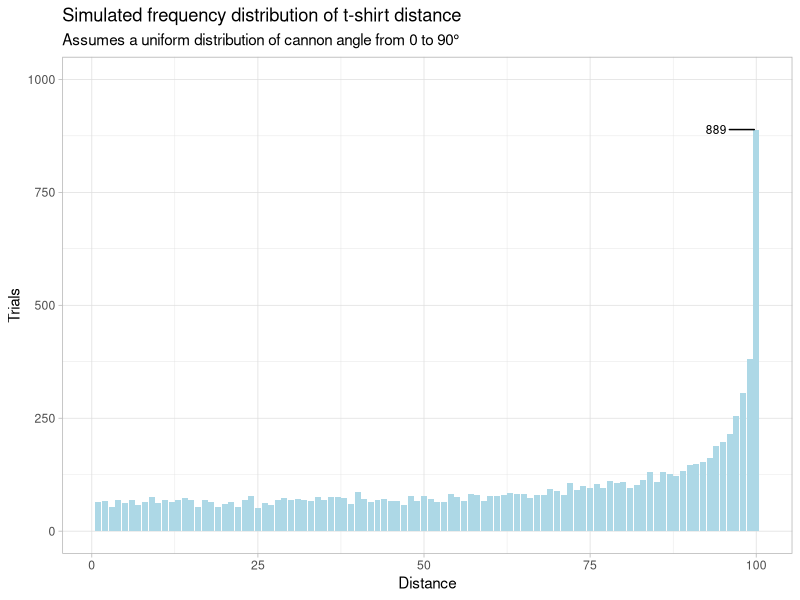
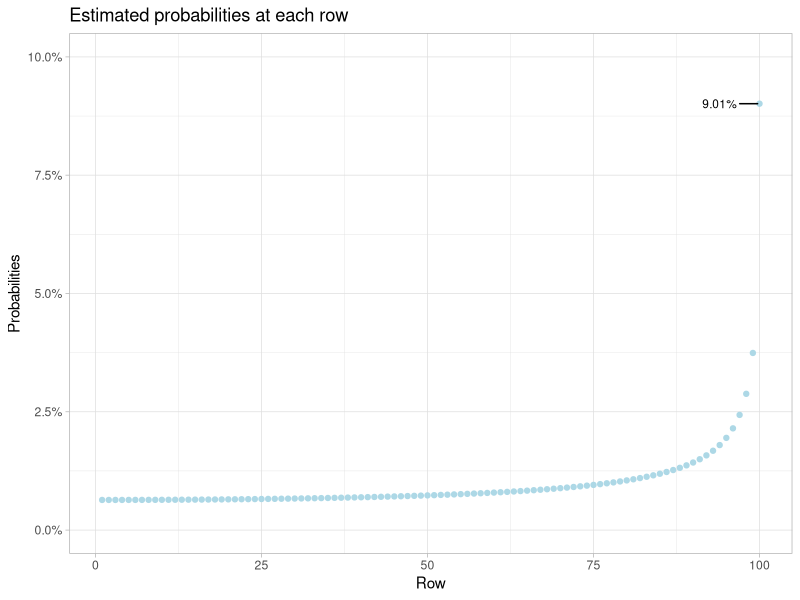
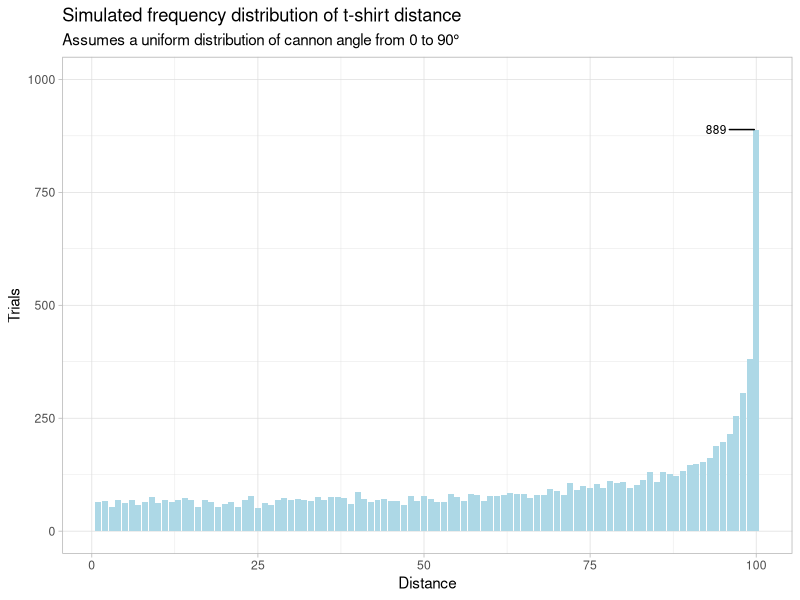

Reproduce these figures in R, in order.
## ---- chunk 1
library("tidyverse")
library("purrr")
library("patchwork")
library("ggrepel")
## ---- chunk 2
df <- tibble(theta = runif(n = 10000, min = 0, max = pi / 2)) %>%
  mutate(distance = 100 * sin(2 * theta)) 
df_summary <- df %>%
  count(row = ceiling(distance))
sim_plt <- df_summary %>%
  ggplot(aes(x = row, y = n)) +
  geom_col(fill="lightblue") +
  theme_light() +
  labs(
    title = "Simulated frequency distribution of t-shirt distance",
    subtitle = "Assumes a uniform distribution of cannon angle from 0 to 90°",
    x = "Distance",
    y = "Trials"
  ) +
  scale_y_continuous(limits = c(0, 1000)) +
  geom_text_repel(data = (
    df_summary %>% 
      filter(n > 750) %>% 
      mutate(prob_label = scales::comma(n))),
    aes(label = prob_label),
    size=3, nudge_x = -6) 
sim_plt
## ---- chunk 3
cdf_x <- function(x) {
  x_max <- 100
  return(2 / pi * asin(x / x_max))
}
pmf_r <- function(r) { cdf_x(r) - cdf_x(r - 1) }

## ---- chunk 4
est_probs <- tibble(r = seq(1, 100)) %>%
  mutate(prob = map_dbl(r, pmf_r))
est_plt <- est_probs %>%
  ggplot(aes(x = r, y = prob)) + 
  geom_point(col = "lightblue") +
  theme_light() +
  scale_y_continuous(limits = c(0, .1),
                     labels = scales::percent_format(accuracy = .1)) +
  labs(
    title = "Estimated probabilities at each row",
    y = "Probabilities",
    x = "Row") + 
  geom_text_repel(data = (
    est_probs %>% 
      filter(prob > .05) %>% 
      mutate(prob_label = scales::percent(prob, accuracy=.01))),
    aes(label = prob_label),
    size=3, nudge_x = -6) 
  
est_plt
sim_plt
